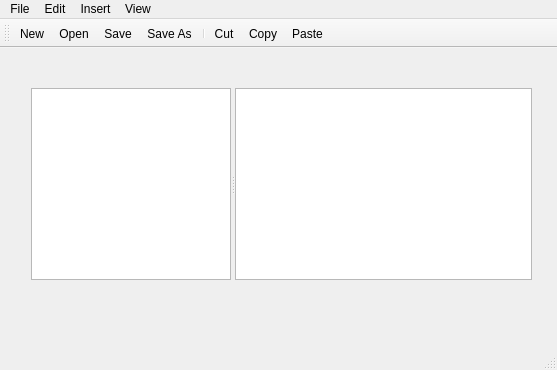
<?xml version="1.0" encoding="UTF-8"?>
<ui version="4.0">
 <class>MainWindow</class>
 <widget class="QMainWindow" name="MainWindow">
  <property name="geometry">
   <rect>
    <x>0</x>
    <y>0</y>
    <width>557</width>
    <height>370</height>
   </rect>
  </property>
  <property name="windowTitle">
   <string>MainWindow</string>
  </property>
  <widget class="QWidget" name="centralwidget">
   <widget class="QSplitter" name="splitter">
    <property name="geometry">
     <rect>
      <x>31</x>
      <y>40</y>
      <width>501</width>
      <height>192</height>
     </rect>
    </property>
    <property name="orientation">
     <enum>Qt::Orientation::Horizontal</enum>
    </property>
    <widget class="QListWidget" name="listWidget">
     <property name="maximumSize">
      <size>
       <width>200</width>
       <height>16777215</height>
      </size>
     </property>
    </widget>
    <widget class="QPlainTextEdit" name="plainTextEdit"/>
   </widget>
  </widget>
  <widget class="QMenuBar" name="menubar">
   <property name="geometry">
    <rect>
     <x>0</x>
     <y>0</y>
     <width>557</width>
     <height>17</height>
    </rect>
   </property>
   <widget class="QMenu" name="menuFile">
    <property name="title">
     <string>File</string>
    </property>
    <addaction name="actionNew"/>
    <addaction name="actionOpen"/>
    <addaction name="actionSave"/>
    <addaction name="actionSave_As"/>
    <addaction name="actionEXIT"/>
   </widget>
   <widget class="QMenu" name="menuEdit">
    <property name="title">
     <string>Edit</string>
    </property>
    <addaction name="actionCut"/>
    <addaction name="actionCopy"/>
    <addaction name="actionPaste"/>
    <addaction name="separator"/>
    <addaction name="actionSelect_All"/>
    <addaction name="actionSelect_None"/>
   </widget>
   <widget class="QMenu" name="menuInsert">
    <property name="title">
     <string>Insert</string>
    </property>
    <addaction name="actionAnimals"/>
    <addaction name="actionShapes"/>
    <addaction name="actionFood"/>
   </widget>
   <widget class="QMenu" name="menuView">
    <property name="title">
     <string>View</string>
    </property>
    <addaction name="actionToolbar_top"/>
    <addaction name="actionToolbar_bottom"/>
    <addaction name="actionToolbar_left"/>
    <addaction name="actionToolbar_right"/>
    <addaction name="actionToolbar_floatable"/>
    <addaction name="actionToolbar_movable"/>
   </widget>
   <addaction name="menuFile"/>
   <addaction name="menuEdit"/>
   <addaction name="menuInsert"/>
   <addaction name="menuView"/>
  </widget>
  <widget class="QStatusBar" name="statusbar"/>
  <widget class="QToolBar" name="toolBar">
   <property name="windowTitle">
    <string>toolBar</string>
   </property>
   <attribute name="toolBarArea">
    <enum>TopToolBarArea</enum>
   </attribute>
   <attribute name="toolBarBreak">
    <bool>false</bool>
   </attribute>
   <addaction name="actionNew"/>
   <addaction name="actionOpen"/>
   <addaction name="actionSave"/>
   <addaction name="actionSave_As"/>
   <addaction name="separator"/>
   <addaction name="actionCut"/>
   <addaction name="actionCopy"/>
   <addaction name="actionPaste"/>
  </widget>
  <action name="actionNew">
   <property name="icon">
    <iconset resource="resources.qrc">
     <normaloff>:/files/images/new.png</normaloff>:/files/images/new.png</iconset>
   </property>
   <property name="text">
    <string>New</string>
   </property>
  </action>
  <action name="actionOpen">
   <property name="icon">
    <iconset resource="resources.qrc">
     <normaloff>:/files/images/open.png</normaloff>:/files/images/open.png</iconset>
   </property>
   <property name="text">
    <string>Open</string>
   </property>
  </action>
  <action name="actionSave">
   <property name="icon">
    <iconset resource="resources.qrc">
     <normaloff>:/files/images/save.png</normaloff>:/files/images/save.png</iconset>
   </property>
   <property name="text">
    <string>Save</string>
   </property>
  </action>
  <action name="actionSave_As">
   <property name="icon">
    <iconset resource="resources.qrc">
     <normaloff>:/files/images/saveas.png</normaloff>:/files/images/saveas.png</iconset>
   </property>
   <property name="text">
    <string>Save As</string>
   </property>
  </action>
  <action name="actionEXIT">
   <property name="text">
    <string>Exit</string>
   </property>
  </action>
  <action name="actionCut">
   <property name="icon">
    <iconset resource="resources.qrc">
     <normaloff>:/files/images/cut.png</normaloff>:/files/images/cut.png</iconset>
   </property>
   <property name="text">
    <string>Cut</string>
   </property>
  </action>
  <action name="actionCopy">
   <property name="icon">
    <iconset resource="resources.qrc">
     <normaloff>:/files/images/copy.png</normaloff>:/files/images/copy.png</iconset>
   </property>
   <property name="text">
    <string>Copy</string>
   </property>
  </action>
  <action name="actionPaste">
   <property name="icon">
    <iconset resource="resources.qrc">
     <normaloff>:/files/images/paste.png</normaloff>:/files/images/paste.png</iconset>
   </property>
   <property name="text">
    <string>Paste</string>
   </property>
  </action>
  <action name="actionSelect_All">
   <property name="icon">
    <iconset resource="resources.qrc">
     <normaloff>:/files/images/selectall.png</normaloff>:/files/images/selectall.png</iconset>
   </property>
   <property name="text">
    <string>Select All</string>
   </property>
  </action>
  <action name="actionSelect_None">
   <property name="icon">
    <iconset resource="resources.qrc">
     <normaloff>:/files/images/selectnone.png</normaloff>:/files/images/selectnone.png</iconset>
   </property>
   <property name="text">
    <string>Select None</string>
   </property>
  </action>
  <action name="actionAnimals">
   <property name="text">
    <string>Animals</string>
   </property>
  </action>
  <action name="actionShapes">
   <property name="text">
    <string>Shapes</string>
   </property>
  </action>
  <action name="actionFood">
   <property name="text">
    <string>Food</string>
   </property>
  </action>
  <action name="actionToolbar_top">
   <property name="text">
    <string>Toolbar top</string>
   </property>
  </action>
  <action name="actionToolbar_bottom">
   <property name="text">
    <string>Toolbar bottom</string>
   </property>
  </action>
  <action name="actionToolbar_left">
   <property name="text">
    <string>Toolbar left</string>
   </property>
  </action>
  <action name="actionToolbar_right">
   <property name="text">
    <string>Toolbar right</string>
   </property>
  </action>
  <action name="actionToolbar_floatable">
   <property name="checkable">
    <bool>true</bool>
   </property>
   <property name="text">
    <string>Toolbar floatable</string>
   </property>
  </action>
  <action name="actionToolbar_movable">
   <property name="checkable">
    <bool>true</bool>
   </property>
   <property name="text">
    <string>Toolbar movable</string>
   </property>
  </action>
 </widget>
 <resources>
  <include location="resources.qrc"/>
 </resources>
 <connections/>
</ui>
